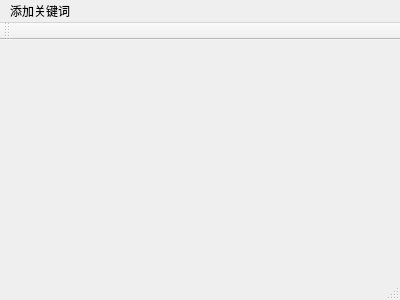
<?xml version="1.0" encoding="UTF-8"?>
<ui version="4.0">
 <class>MainWindow</class>
 <widget class="QMainWindow" name="MainWindow">
  <property name="geometry">
   <rect>
    <x>0</x>
    <y>0</y>
    <width>400</width>
    <height>300</height>
   </rect>
  </property>
  <property name="windowTitle">
   <string>MainWindow</string>
  </property>
  <widget class="QWidget" name="centralWidget"/>
  <widget class="QMenuBar" name="menuBar">
   <property name="geometry">
    <rect>
     <x>0</x>
     <y>0</y>
     <width>400</width>
     <height>23</height>
    </rect>
   </property>
   <widget class="QMenu" name="menu">
    <property name="title">
     <string>添加关键词</string>
    </property>
    <addaction name="actionappend_key"/>
    <addaction name="actionDelete_key"/>
   </widget>
   <addaction name="menu"/>
  </widget>
  <widget class="QToolBar" name="mainToolBar">
   <attribute name="toolBarArea">
    <enum>TopToolBarArea</enum>
   </attribute>
   <attribute name="toolBarBreak">
    <bool>false</bool>
   </attribute>
  </widget>
  <widget class="QStatusBar" name="statusBar"/>
  <action name="actionappend_key">
   <property name="text">
    <string>Append keyword</string>
   </property>
  </action>
  <action name="actionDelete_key">
   <property name="text">
    <string>Delete keyword</string>
   </property>
  </action>
 </widget>
 <layoutdefault spacing="6" margin="11"/>
 <resources/>
 <connections/>
</ui>
